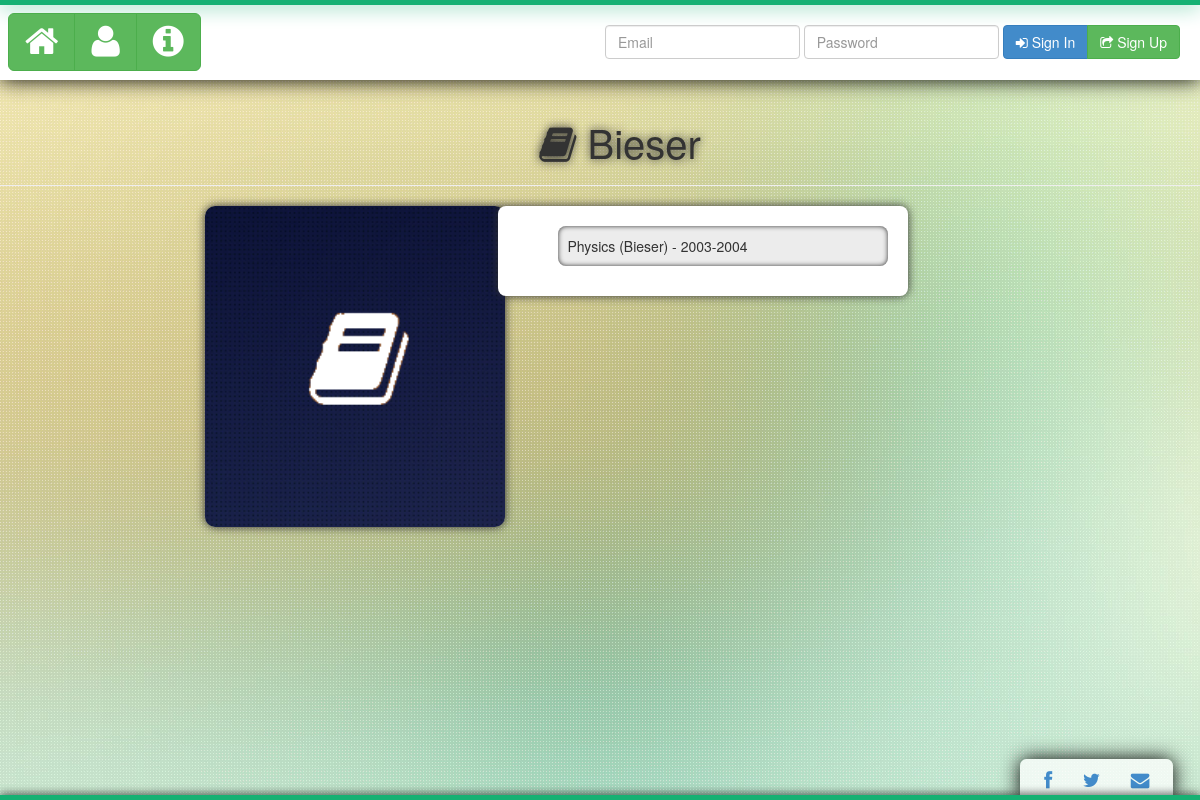
Before: /booksManiacs/items/Bieser/ with the older database file.
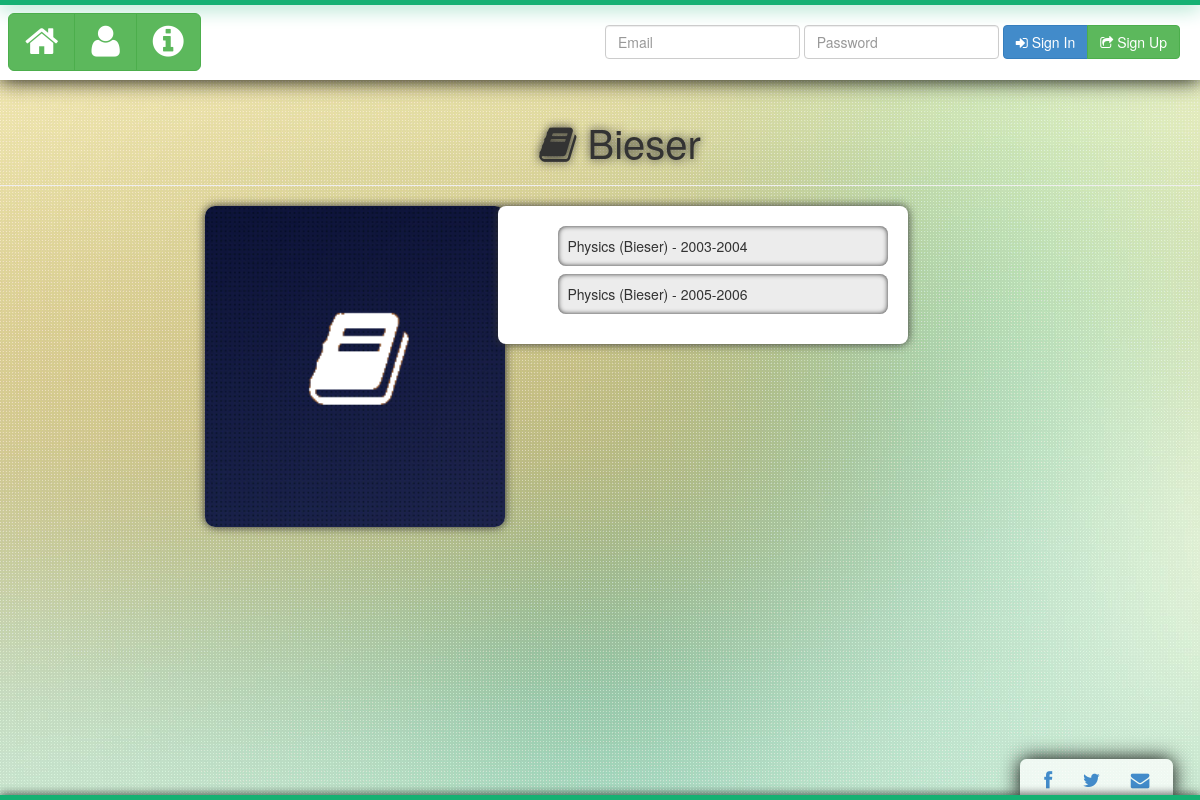
After: the same page with the newer database file.
### booksManiacs/models.py (models this page shows, shortened)
class Item(models.Model):
	ITEM_STATUS = (
		('0','no_request'),
		('1','request_to_buy'),
		('2','sold'),
	)
	name = 	models.ForeignKey(Book)
	edition = models.CharField(max_length=15)
	seller = models.ForeignKey(Profile)
	buy_request = models.CharField(max_length=1,choices=ITEM_STATUS,default='0')
	buyer = models.ForeignKey(Profile,related_name='+',blank=True, null=True)
	other_details = models.TextField(default='')

class Book(models.Model):
	name = models.CharField(max_length=100)
	author = models.CharField(max_length=40,primary_key=True)
	avail_count = models.IntegerField(default=0)
	price = models.IntegerField()
	imageLink = models.CharField(max_length=500,blank=True)
	def __unicode__(self):
		return self.name + " (" + self.author + ")"

### booksManiacs/views.py (the view)
# urls.py: url(r'^items/(?P<book_author>[\w\s]+)/$', views.items, name='items'),
def items(request, book_author):
	exist = Book.objects.filter(author=book_author).count()
	if exist:
		if request.session.get('user'):
			name = request.session.get('user')
			req_items = Item.objects.filter(name=book_author, buy_request=0).exclude(seller=name)
			own_items = Item.objects.filter(name=book_author, seller=name).count()
			data = {'req_items' : req_items, 'book_author' : book_author, 'exist' : exist, 'name' : name, 'own_items' : own_items}
		else:
			req_items = Item.objects.filter(name=book_author)
			data = {'req_items' : req_items, 'book_author' : book_author, 'exist' : exist}
		return render(request, 'booksManiacs/items.html', data)
	else:
		return HttpResponse("sorry there is no such book. you have reached the wrong page.")

### booksManiacs/templates/booksManiacs/items.html (shortened to what this page needs)
{% extends "base.html" %}
	{% load staticfiles %}
	{% block staticFiles %}
		<link rel="stylesheet" type="text/css" href="{% static 'booksManiacs/css/items.css' %}" />
	{% endblock %}
	{% block container %}
		<h1 id = "bookName"><i class = "fa fa-book"></i> {{ book_author }}</h1>
		<hr>
		<div class="row">
			<div class="col-md-3 col-md-offset-2">
				<img src="{% static 'booksManiacs/images/book.png' %}" class="bookImage">
			</div>
			<div class="col-md-4 itemDetails">
				{% if req_items %}
					<ul>
					{% for item in req_items %}
						<li class="itemRow">{{ item.name }} - {{ item.edition }}
						</li>
					{% endfor %}
					</ul>
				{% else %}
					<div id="bookError">Sorry...We dont have this book in stock right now.Please try later.</div>
				{% endif %}
			</div>
		</div>
	{% endblock %}

### booksManiacs/templates/base.html (shortened to what this page needs)
<!DOCTYPE html>
<html lang="en">
	<head>
		{% load staticfiles %}
		<link rel="stylesheet" type="text/css" href="{% static 'booksManiacs/css/bootstrap.min.css' %}" />
		<link rel="stylesheet" type="text/css" href="{% static 'booksManiacs/css/application.css' %}" />
		<link rel="stylesheet" href="{% static 'booksManiacs/font-awesome/css/font-awesome.min.css' %}">
		{% block staticFiles %}
		{% endblock %}
	</head>
	<body>
		<div id = "header">
			<div id = "line"></div>
			<div id = "headerContent">
				<div id = "navData" class = "btn-group">
					<a href = "/booksManiacs/" class = "btn btn-success btn-lg">
						<i class = "fa fa-home fa-2x"></i>
					</a>
					<button class = "btn btn-success btn-lg">
						<i class = "fa fa-user fa-2x"></i>
					</button>
					<button class = "btn btn-success btn-lg" data-toggle = "modal" data-target = "#myModal">
						<i class = "fa fa-info-circle fa-2x"></i>
					</button>
				</div>
				<div id = "forms">
				{% if name %}
					<div class = "btn-group">
						<a href = "#" class = "btn btn-info">
							<i class = "fa fa-user"></i> {{ name }}
						</a>
						<a href="/booksManiacs/logout/" class = "btn btn-danger">
							<i class = "fa fa-sign-out"></i> Sign Out
						</a>
					</div>
				{% else %}
					<form action="/booksManiacs/login/" method="POST" class = "form-inline">
						<div class = "form-group">
							<input name = "user" type = "text" class = "form-control" placeholder = "Email" required>
						</div>
						<div class = "form-group">
							<input name = "password" type = "password" class = "form-control" placeholder = "Password" required>
						</div>
						<div class = "btn-group">
							<button type = "submit" class="btn btn-primary"><i class = "fa fa-sign-in"></i> Sign In</button>
							<a href = "/booksManiacs/signup" class="btn btn-success">
								<i class = "fa fa-share-square-o"></i> Sign Up
							</a>
						</div>
					</form>
				{% endif %}
				</div>
			</div>
		</div>
		<div id = "content">
			{% block container %}
			{% endblock %}
		</div>
		<div id = "follow">
			<a href = "http://fb.com/" target="_blank"><i class = "fa fa-facebook fa-lg"></i></a> <a href = "http://www.twitter.com" target = "_blank"><i class = "fa fa-twitter fa-lg"></i></a> <a href= "mailto:admin@gmail.com"><i class = "fa fa-envelope fa-lg"></i></a>
		</div>
		<div id = "footer">
		</div>
	</body>
</html>

### booksManiacs/static/booksManiacs/css/application.css (style rules this page uses)
#header { position: fixed; top: 0pt; height: 60pt; width: 100%; background-color: white; z-index: 2; box-shadow: 0px 0px 20px black; }
#header #line { position: relative; height: 4pt; width: 100%; background-color: rgb(22, 177, 115); box-shadow: 0px 0px 20px rgb(22, 177, 115); }
#content { position: relative; top: 70pt; bottom: 10pt; }
#footer { position: fixed; bottom: 0pt; width: 100%; height: 4pt; background-color: rgb(22, 177, 115); box-shadow: 0px 0px 10px black; }
body { background-image: url("/static/booksManiacs/images/bg.jpg"); background-attachment: fixed; }
#forms { float: right; padding: 15pt; }
.form-inline { display: inline; }
#headerContent { position: relative; }
#navData { float: left; padding: 6pt; }
#follow { padding: 8pt; position: fixed; bottom: 0pt; right: 20pt; height: auto; border-top-right-radius: 5pt; border-top-left-radius: 5pt; background-color: rgba(255,255,255,0.72); box-shadow: 0px 0px 20px black; }
#follow i { margin-right: 10pt; margin-left: 10pt; }

### booksManiacs/static/booksManiacs/css/items.css (style rules this page uses)
#bookName { text-align: center; margin-top: 20pt; margin-left: 30pt; font-size: 30pt; text-shadow: 0px 0px 10px; }
.bookImage { border-radius: 10px; box-shadow: 0px 0px 10px; width: 300px; }
.itemDetails { padding: 20px; border-radius: 8px; box-shadow: 0px 0px 10px; background: white; }
.itemDetails ul { list-style: none; }
.itemRow { border-radius: 8px; padding: 10px; margin-bottom: 8px; background: rgb(236, 236, 236); box-shadow: 0px 0px 5px inset; }

Changed rows visible on the page:
added Item: name "Physics (Bieser)", edition "2005-2006"
